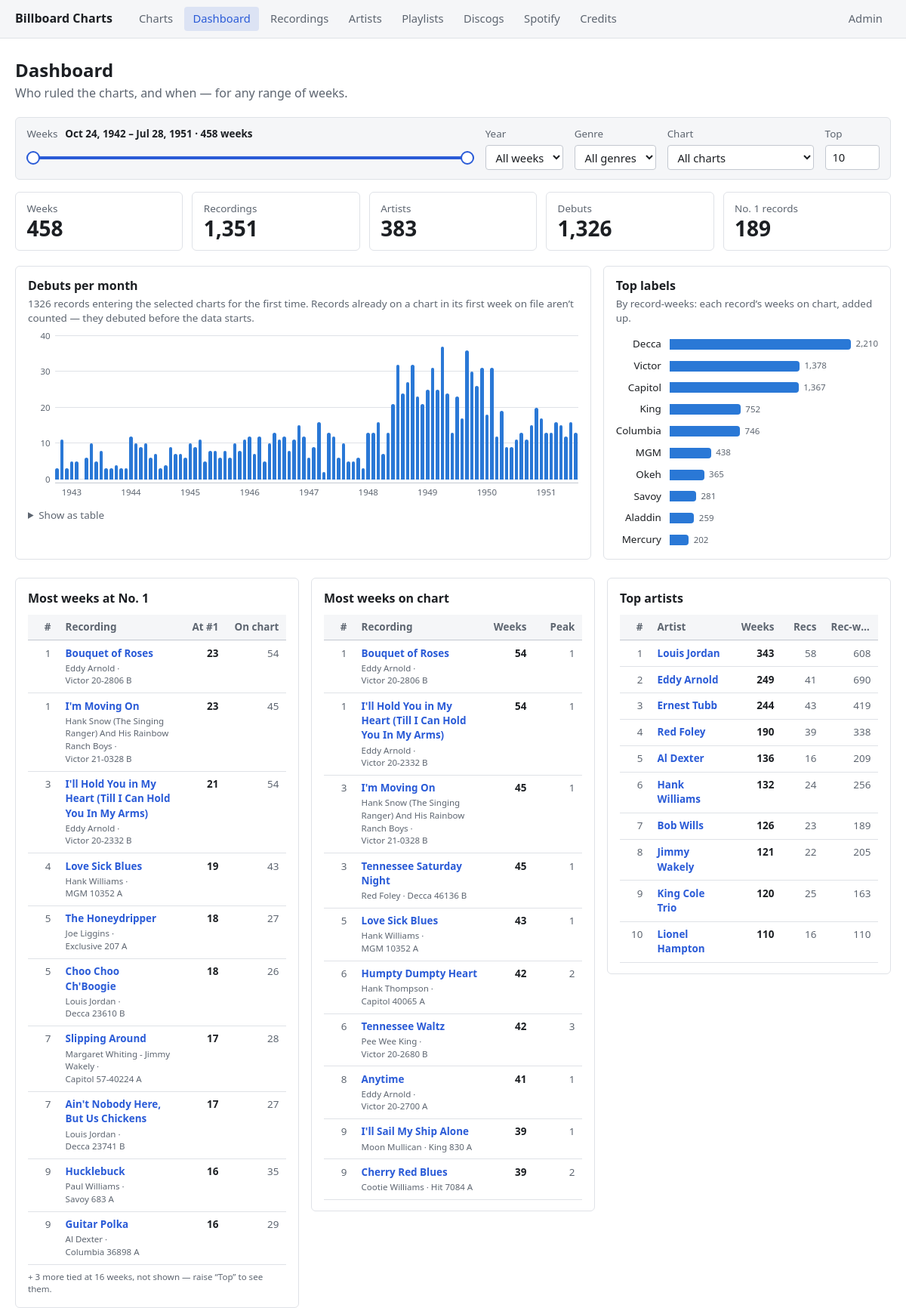
/dashboard/, run on the app's committed database.
### charts/models.py (models this page shows, shortened)
class Label(models.Model):
    name = models.CharField(max_length=100, unique=True)

class Recording(models.Model):
    label = models.ForeignKey(Label, on_delete=models.PROTECT, related_name="recordings")
    catalog_number = models.CharField(max_length=30)  # CharField: numbers like "20-2700" aren't integers
    side = models.CharField(max_length=4, blank=True)
    song = models.ForeignKey(Song, on_delete=models.PROTECT, related_name="recordings")
    credit_text = models.CharField(max_length=300)
    reissue_of = models.ForeignKey(
        "self", null=True, blank=True, on_delete=models.SET_NULL, related_name="reissues"
    )
    class Meta:
        constraints = [
            models.UniqueConstraint(
                fields=["label", "catalog_number", "side"], name="unique_label_catalog_side"
            )
        ]

### charts/views.py (the view)
# urls.py: path("dashboard/", views.dashboard, name="dashboard"),
def dashboard(request):
    context = {
        **dashboard_lib.build(request.GET),
        "genre_choices": Chart.CATEGORY_CHOICES,
        "all_charts": Chart.objects.order_by("category", "method"),
    }
    if request.headers.get("HX-Request"):
        return render(request, "charts/_dashboard_results.html", context)
    return render(request, "charts/dashboard.html", context)

### charts/dashboard.py (called while the page is built)
def all_weeks():
    return list(
        ChartEntry.objects.order_by("week_date").values_list("week_date", flat=True).distinct()
    )

def _parse_date(value):
    try:
        return date.fromisoformat(value) if value else None
    except ValueError:
        return None

def _parse_top_n(value):
    try:
        n = int(value)
    except (TypeError, ValueError):
        return DEFAULT_TOP_N
    return max(1, min(MAX_TOP_N, n))

def parse_filters(params, weeks):
    genre = params.get("genre", "")
    if genre not in dict(Chart.CATEGORY_CHOICES):
        genre = ""
    chart_id = params.get("chart", "")
    if not chart_id.isdigit():
        chart_id = ""
    first, last = (weeks[0], weeks[-1]) if weeks else (None, None)
    date_from = _parse_date(params.get("from")) or first
    date_to = _parse_date(params.get("to")) or last
    if weeks:
        if date_from > date_to:
            date_from, date_to = date_to, date_from
        date_from = weeks[min(bisect_left(weeks, date_from), len(weeks) - 1)]
        date_to = weeks[max(bisect_right(weeks, date_to) - 1, 0)]
        if date_from > date_to:
            date_to = date_from
    return {
        "genre": genre,
        "chart": chart_id,
        "date_from": date_from,
        "date_to": date_to,
        "n": _parse_top_n(params.get("n")),
    }

def filtered_entries(filters, with_dates=True):
    entries = ChartEntry.objects.all()
    if filters["genre"]:
        entries = entries.filter(chart__category=filters["genre"])
    if filters["chart"]:
        entries = entries.filter(chart_id=filters["chart"])
    if with_dates and filters["date_from"]:
        entries = entries.filter(week_date__gte=filters["date_from"], week_date__lte=filters["date_to"])
    return entries

def _rank(rows, key, n):
    rank, previous = 0, object()
    for i, row in enumerate(rows):
        if row[key] != previous:
            rank, previous = i + 1, row[key]
        row["rank"] = rank
    shown = rows[:n]
    more_tied = 0
    if shown and len(rows) > n:
        cut_value = shown[-1][key]
        for row in rows[n:]:
            if row[key] != cut_value:
                break
            more_tied += 1
    return {
        "rows": shown,
        "more_tied": more_tied,
        "tied_value": shown[-1][key] if shown else None,
        "total": len(rows),
    }

### charts/models.py (called while the page is built)
def format_catalog(label_name, catalog_number, side):
    parts = [label_name, catalog_number]
    if side:
        parts.append(side)
    return " ".join(parts)

### charts/templates/charts/dashboard.html (shortened to what this page needs)
{% extends "charts/base.html" %}
{% load static %}
{% block content %}
    <div class="page-header">
        <div>
            <h1>Dashboard</h1>
            <p class="subtitle">Who ruled the charts, and when &mdash; for any range of weeks.</p>
        </div>
    </div>
    {% if has_data %}
    {% url 'charts:dashboard' as filter_url %}
    {% include "charts/_range_filters.html" with filter_url=filter_url show_top_n=True %}
    {% endif %}
    <div id="dash-results" class="dash-results">
        {% include "charts/_dashboard_results.html" %}
    </div>
{% endblock %}

### charts/templates/charts/_dashboard_results.html (shortened to what this page needs)
{% if not has_data %}
    <p class="summary">No chart weeks on file yet.</p>
{% else %}
{% with scope="&genre="|add:filters.genre|add:"&chart="|add:filters.chart %}
<section class="kpi-row" aria-label="Headline numbers">
    {% for k in kpis %}
    <div class="kpi" title="{{ k.hint }}">
        <div class="kpi-label">{{ k.label }}</div>
        <div class="kpi-value">{{ k.value }}</div>
    </div>
    {% endfor %}
</section>
<div class="viz-grid">
    <figure class="viz-card">
        <figcaption>
            <h2>Debuts per {{ debuts.unit }}</h2>
            <p class="viz-sub">
                {{ debuts.total }} record{{ debuts.total|pluralize }} entering the selected charts for the first time.
                Records already on a chart in its first week on file aren&rsquo;t counted &mdash; they debuted before the data starts.
            </p>
        </figcaption>
        <div class="viz-columns-wrap">
            <div class="viz-plot">
                {% for t in debuts.ticks %}
                <div class="viz-gridline" style="bottom: {{ t.pct }}%;"><span>{{ t.value }}</span></div>
                {% endfor %}
                <div class="viz-columns">
                    {% for b in debuts.buckets %}
                    <div class="viz-col" tabindex="0" data-tip-value="{{ b.value }} debut{{ b.value|pluralize }}" data-tip-label="{{ b.label }}"
                         aria-label="{{ b.label }}: {{ b.value }} debut{{ b.value|pluralize }}">
                        <div class="viz-bar" style="height: {{ b.height_pct }}%;"></div>
                    </div>
                    {% endfor %}
                </div>
            </div>
            <div class="viz-x-axis">
                {% for b in debuts.buckets %}<span>{{ b.axis_label }}</span>{% endfor %}
            </div>
        </div>
        <details class="viz-table">
            <summary>Show as table</summary>
        </details>
    </figure>
    <figure class="viz-card">
        <figcaption>
            <h2>Top labels</h2>
            <p class="viz-sub">By record-weeks: each record&rsquo;s weeks on chart, added up.</p>
        </figcaption>
        {% if labels %}
        <div class="viz-hbars">
            {% for l in labels %}
            <span class="viz-hbar-name">{{ l.label }}</span>
            <div class="viz-hbar-track" tabindex="0" data-tip-value="{{ l.value_display }} record-weeks" data-tip-label="{{ l.label }}"
                 aria-label="{{ l.label }}: {{ l.value_display }} record-weeks">
                <div class="viz-hbar" style="width: {{ l.width_pct }}%;"></div>
                <span class="viz-hbar-value">{{ l.value_display }}</span>
            </div>
            {% endfor %}
        </div>
        {% else %}
            <p class="summary">Nothing charted in this range.</p>
        {% endif %}
    </figure>
</div>
<div class="ranking-grid">
    <section class="ranking-card">
        <h2>Most weeks at No. 1</h2>
        <table class="dense-table ranking-table">
            <colgroup><col style="width: 2.5rem;"><col><col style="width: 4rem;"><col style="width: 5rem;"></colgroup>
            <thead><tr>
                <th class="num">#</th><th>Recording</th>
                <th class="num" title="Calendar weeks at #1 on any selected chart">At #1</th>
                <th class="num" title="Calendar weeks on any selected chart, any position (the tie-break)">On chart</th>
            </tr></thead>
            <tbody>
                {% for r in number_ones.rows %}
                <tr>
                    <td class="num rank">{{ r.rank }}</td>
                    <td class="wrap">
                        <a class="ranking-title" href="{% url 'charts:recordings_matrix' %}?group=recording&q={{ r.matrix_query|urlencode }}{{ scope }}">{{ r.song }}</a>
                        <span class="ranking-meta">{% include "charts/_credit.html" with credit=r.credit_text artist_id=r.artist_id %} &middot; <span class="nowrap">{{ r.catalog_display }}</span></span>
                    </td>
                    <td class="num ranking-key">{{ r.weeks_at_1 }}</td>
                    <td class="num muted">{{ r.weeks_on }}</td>
                </tr>
                {% empty %}
                <tr><td colspan="4" class="empty-row">No #1 records in this range.</td></tr>
                {% endfor %}
            </tbody>
        </table>
        {% include "charts/_dashboard_tie_note.html" with ranking=number_ones unit="week" %}
    </section>
    <section class="ranking-card">
        <h2>Most weeks on chart</h2>
        <table class="dense-table ranking-table">
            <colgroup><col style="width: 2.5rem;"><col><col style="width: 4rem;"><col style="width: 4rem;"></colgroup>
            <thead><tr>
                <th class="num">#</th><th>Recording</th>
                <th class="num" title="Calendar weeks on any selected chart, any position">Weeks</th>
                <th class="num" title="Best position reached in the range, on any selected chart (the tie-break)">Peak</th>
            </tr></thead>
            <tbody>
                {% for r in top_recordings.rows %}
                <tr>
                    <td class="num rank">{{ r.rank }}</td>
                    <td class="wrap">
                        <a class="ranking-title" href="{% url 'charts:recordings_matrix' %}?group=recording&q={{ r.matrix_query|urlencode }}{{ scope }}">{{ r.song }}</a>
                        <span class="ranking-meta">{% include "charts/_credit.html" with credit=r.credit_text artist_id=r.artist_id %} &middot; <span class="nowrap">{{ r.catalog_display }}</span></span>
                    </td>
                    <td class="num ranking-key">{{ r.weeks_on }}</td>
                    <td class="num muted">{{ r.peak }}</td>
                </tr>
                {% empty %}
                <tr><td colspan="4" class="empty-row">Nothing charted in this range.</td></tr>
                {% endfor %}
            </tbody>
        </table>
    </section>
    <section class="ranking-card">
        <h2>Top artists</h2>
        <table class="dense-table ranking-table">
            <colgroup><col style="width: 2.5rem;"><col><col style="width: 4rem;"><col style="width: 3.5rem;"><col style="width: 4.5rem;"></colgroup>
            <thead><tr>
                <th class="num">#</th><th>Artist</th>
                <th class="num" title="Calendar weeks with at least one of their records on a selected chart (the ranking)">Weeks</th>
                <th class="num" title="Different records that charted">Recs</th>
                <th class="num" title="Each record's weeks added up -- three hits on at once count three times per week (the tie-break)">Rec-wks</th>
            </tr></thead>
            <tbody>
                {% for a in top_artists.rows %}
                <tr>
                    <td class="num rank">{{ a.rank }}</td>
                    <td class="wrap"><a class="ranking-title" href="{% url 'charts:artist_profile' a.artist_id %}">{{ a.name }}</a></td>
                    <td class="num ranking-key">{{ a.weeks_on }}</td>
                    <td class="num muted">{{ a.recordings }}</td>
                    <td class="num muted">{{ a.record_weeks }}</td>
                </tr>
                {% empty %}
                <tr><td colspan="5" class="empty-row">Nothing charted in this range.</td></tr>
                {% endfor %}
            </tbody>
        </table>
    </section>
</div>
{% endwith %}
{% endif %}

### charts/templates/charts/base.html (style rules this page uses)
:root { color-scheme: light dark; --bg: #ffffff; --surface: #f5f6f8; --surface-strong: #eceef2; --border: #dfe2e7; --border-strong: #c3c8d0; --text: #1c1f23; --muted: #5d6570; --accent: #2a5bd7; --on-accent: #ffffff; --up: #1a7d1a; --down: #b23b3b; --new: #9a6400; --tie: #6a4fbf; --series-1: #2a78d6; --fs-xs: 0.72rem; --fs-sm: 0.84rem; --fs-control: 0.92rem; --fs-base: 1rem; --control-h: 2.1rem; --control-h-sm: 1.75rem; --radius: 6px; --radius-sm: 4px; --page-width: 1500px; --page-narrow: 1040px; }
*, *::before, *::after { box-sizing: border-box; }
body { margin: 0; font-family: system-ui, -apple-system, "Segoe UI", sans-serif; font-size: var(--fs-base); line-height: 1.45; color: var(--text); background: var(--bg); }
h1 { font-size: 1.5rem; line-height: 1.2; margin: 0 0 0.3rem; }
h2 { font-size: 1.1rem; margin: 1.5rem 0 0.5rem; }
a { color: var(--accent); text-decoration: none; }
.muted { color: var(--muted); }
.nowrap { white-space: nowrap; }
table { border-collapse: collapse; width: 100%; table-layout: fixed; }
th { font-size: var(--fs-sm); font-weight: 600; color: var(--muted); background: var(--surface); border-bottom: 1px solid var(--border-strong); white-space: nowrap; }
td.wrap { white-space: normal; text-overflow: clip; overflow-wrap: break-word; }
.page-header { display: flex; justify-content: space-between; align-items: flex-start; gap: 1rem; flex-wrap: wrap; margin-bottom: 1.25rem; }
.subtitle { color: var(--muted); margin: 0; }
.dense-table { font-size: var(--fs-sm); }
.dash-results { transition: opacity 0.15s; }
.kpi-row { display: grid; grid-template-columns: repeat(auto-fit, minmax(10rem, 1fr)); gap: 0.75rem; margin-bottom: 1.25rem; }
.kpi { border: 1px solid var(--border); border-radius: var(--radius); padding: 0.7rem 0.9rem; cursor: help; }
.kpi-label { font-size: var(--fs-sm); color: var(--muted); }
.kpi-value { font-size: 1.75rem; font-weight: 600; line-height: 1.2; }
.viz-grid { display: grid; grid-template-columns: minmax(0, 2fr) minmax(0, 1fr); gap: 1rem; margin-bottom: 1.5rem; }
.viz-card { margin: 0; border: 1px solid var(--border); border-radius: var(--radius); padding: 0.9rem 1rem; }
.viz-card h2 { margin: 0; font-size: 1rem; }
.viz-sub { margin: 0.15rem 0 0.8rem; font-size: var(--fs-sm); color: var(--muted); }
.viz-columns-wrap { padding-left: 2.25rem; }
.viz-plot { position: relative; height: 190px; }
.viz-gridline { position: absolute; left: 0; right: 0; border-top: 1px solid var(--border); }
.viz-gridline span { position: absolute; right: calc(100% + 0.4rem); transform: translateY(-50%); font-size: var(--fs-xs); color: var(--muted); font-variant-numeric: tabular-nums; }
.viz-columns { position: absolute; inset: 0; display: flex; align-items: stretch; gap: 2px; }
.viz-col { flex: 1; min-width: 0; display: flex; align-items: flex-end; justify-content: center; cursor: default; outline: none; }
.viz-bar { width: 100%; max-width: 24px; background: var(--series-1); border-radius: 4px 4px 0 0; }
.viz-x-axis { display: flex; gap: 2px; margin-top: 0.3rem; border-top: 1px solid var(--border-strong); padding-top: 0.25rem; }
.viz-x-axis span { flex: 1; min-width: 0; display: flex; justify-content: center; font-size: var(--fs-xs); color: var(--muted); white-space: nowrap; overflow: visible; }
.viz-hbars { display: grid; grid-template-columns: max-content minmax(0, 1fr); gap: 0.4rem 0.7rem; align-items: center; }
.viz-hbar-name { font-size: var(--fs-sm); text-align: right; }
.viz-hbar-track { display: flex; align-items: center; gap: 0.4rem; min-height: 1.4rem; border-radius: var(--radius-sm); outline: none; }
.viz-hbar { height: 14px; background: var(--series-1); border-radius: 0 4px 4px 0; min-width: 2px; }
.viz-hbar-value { font-size: var(--fs-xs); color: var(--muted); font-variant-numeric: tabular-nums; white-space: nowrap; }
.viz-table { margin-top: 0.75rem; font-size: var(--fs-sm); }
.viz-table summary { cursor: pointer; color: var(--muted); }
.ranking-grid { display: grid; grid-template-columns: repeat(auto-fit, minmax(22rem, 1fr)); gap: 1rem; align-items: start; }
.ranking-card { border: 1px solid var(--border); border-radius: var(--radius); padding: 0.9rem 1rem; }
.ranking-card h2 { margin: 0 0 0.6rem; font-size: 1rem; }
.ranking-table td { vertical-align: top; }
.ranking-table .rank { color: var(--muted); }
.ranking-title { font-weight: 600; }
.ranking-meta { display: block; color: var(--muted); font-size: var(--fs-xs); margin-top: 0.1rem; }
.ranking-key { font-weight: 700; }

### data on the page
Label: label "Decca", {{ l.width_pct }} 100.0 (drawn), value_display "2,210"
Label: label "Victor", {{ l.width_pct }} 62.35 (drawn), value_display "1,378"
Label: label "Capitol", {{ l.width_pct }} 61.86 (drawn), value_display "1,367"
Label: label "King", {{ l.width_pct }} 34.03 (drawn), value_display "752"
Label: label "Columbia", {{ l.width_pct }} 33.76 (drawn), value_display "746"
Label: label "MGM", {{ l.width_pct }} 19.82 (drawn), value_display "438"
Label: label "Okeh", {{ l.width_pct }} 16.52 (drawn), value_display "365"
Label: label "Savoy", {{ l.width_pct }} 12.71 (drawn), value_display "281"
Label: label "Aladdin", {{ l.width_pct }} 11.72 (drawn), value_display "259"
Label: label "Mercury", {{ l.width_pct }} 9.14 (drawn), value_display "202"
Recording: rank "3", name "Ernest Tubb", weeks_on "244", recordings "43", record_weeks "419"
Recording: rank "9", name "King Cole Trio", weeks_on "120", recordings "25", record_weeks "163"

### other printed values
{{ k.label }} "Weeks" "Recordings" "Artists" "Debuts" "No. 1 records"
{{ k.value }} "458" "1,351" "383" "1,326" "189"
{{ debuts.unit }} "month"
{{ debuts.total }} "1326"
{{ t.value }} "0" "10" "20" "30" "40"
{{ b.axis_label }} "1943" "1944" "1945" "1946" "1947" "1948" "1949" "1950" "1951"
{{ r.rank }} "1" "1" "3" "4" "5" "5" "7" "7" "9" "9"
{{ r.song }} "Bouquet of Roses" "I'm Moving On" "I'll Hold You in My Heart (Till I Can Hold You In My Arms)" "Love Sick Blues" "The Honeydripper" "Choo Choo Ch'Boogie" "Slipping Around" "Ain't Nobody Here, But Us Chickens" "Hucklebuck" "Guitar Polka"
{{ credit }} "Eddy Arnold" "Hank Snow (The Singing Ranger) And His Rainbow Ranch Boys" "Eddy Arnold" "Hank Williams" "Joe Liggins" "Louis Jordan" "Louis Jordan" "Paul Williams" "Al Dexter" "Eddy Arnold" "Eddy Arnold" "Hank Snow (The Singing Ranger) And His Rainbow Ranch Boys" "Red Foley" "Hank Williams" "Hank Thompson" "Pee Wee King" "Eddy Arnold" "Moon Mullican" "Cootie Williams"
{{ r.catalog_display }} "Victor 20-2806 B" "Victor 21-0328 B" "Victor 20-2332 B" "MGM 10352 A" "Exclusive 207 A" "Decca 23610 B" "Capitol 57-40224 A" "Decca 23741 B" "Savoy 683 A" "Columbia 36898 A"
{{ r.weeks_at_1 }} "23" "23" "21" "19" "18" "18" "17" "17" "16" "16"
{{ r.weeks_on }} "54" "45" "54" "43" "27" "26" "28" "27" "35" "29"
{{ credit }} "Margaret Whiting - Jimmy Wakely"
{{ ranking.more_tied }} "3"
{{ ranking.tied_value }} "16"
